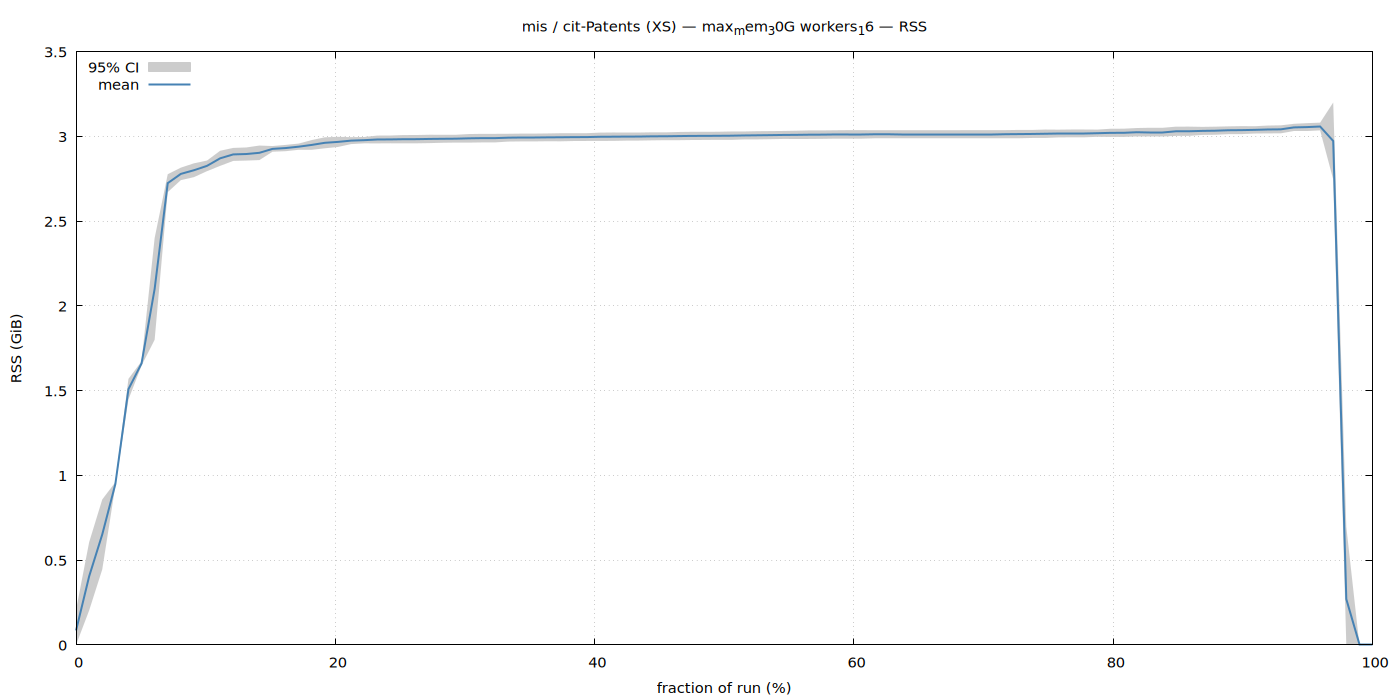

This chart was generated by the following gnuplot code:
set terminal pngcairo size 1400,700 enhanced font 'Sans,11'
set output '/home/ubuntu/nvm/gfrs/mis/XS/cit-Patents/max_mem_30G_workers_16/rss.png'
set title "mis / cit-Patents (XS) — max_mem_30G workers_16 — RSS"
set xlabel 'fraction of run (%)'
set ylabel 'RSS (GiB)'
set grid
set key top left
set yrange [0:*]
plot '/home/ubuntu/nvm/gfrs/mis/XS/cit-Patents/max_mem_30G_workers_16/rss.dat' using 1:3:4 with filledcurves lc rgb '#cccccc' title '95% CI', \
     '' using 1:2 with lines lw 2 lc rgb '#4682b4' title 'mean'
